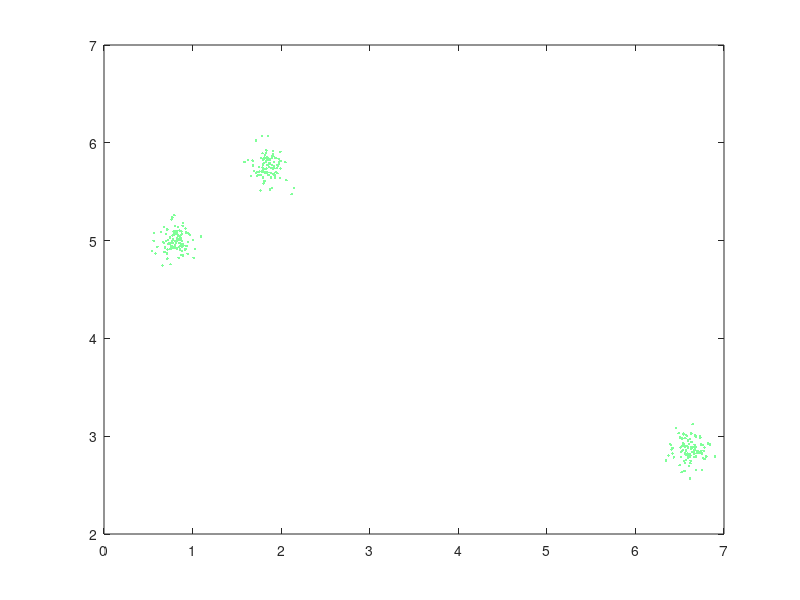

Write the MATLAB code that produced this figure.
clear all;
clc;

%% PARAMETEREK
C=3;    %klaszterek szama (az algoritmus nem ismeri)
N=100;  %pontok szama klaszterenkent
cs=10;  %kozeppontok kivalasztasanak szorasa (egyenletes)
s=0.1;  %szoras egy klaszterben (Gauss)

%% PONTOK GENERALASA
x=zeros(C*N,1);
y=zeros(C*N,1);
for ii=1:C
    x(((ii-1)*N+1):(ii*N))=randn(N,1)*s+rand(1)*cs;
    y(((ii-1)*N+1):(ii*N))=randn(N,1)*s+rand(1)*cs;
end
figure(1);
plot(x,y,'.','Color',[.5 1 .6]);

%% KLASZTEREZES
d=@(x1,y1,x2,y2) sqrt((x1-x2)^2+(y1-y2)^2);
D=zeros(C*N,C*N); %D(i,j) az i-edik es j-edik pontok tavolsaga
for ii=1:C*N
    for jj=ii:C*N %nem tarolunk redundansan, D felso haromszog lesz
        D(ii,jj)=d(x(ii),y(ii),x(jj),y(jj));
    end
end
D(D==0)=Inf;
while min(D(:))~=Inf
    [m I]=min(D(:));
    [I1 I2]=ind2sub(size(D),I); %I1<I2
    D(I1,I2)=Inf;
    for ii=(I2+1):C*N
        if D(I1,ii)>D(I2,ii); D(I1,ii)=D(I2,ii); end;
        D(I2,ii)=Inf;
    end
    for ii=1:(I1-1)
        if D(ii,I1)>D(ii,I2); D(ii,I1)=D(ii,I2); end;
        D(ii,I2)=Inf;
    end
    disp(sprintf('C%d es C%d osszevonva %.3f tavolsagnal.',I1,I2,m));
end
